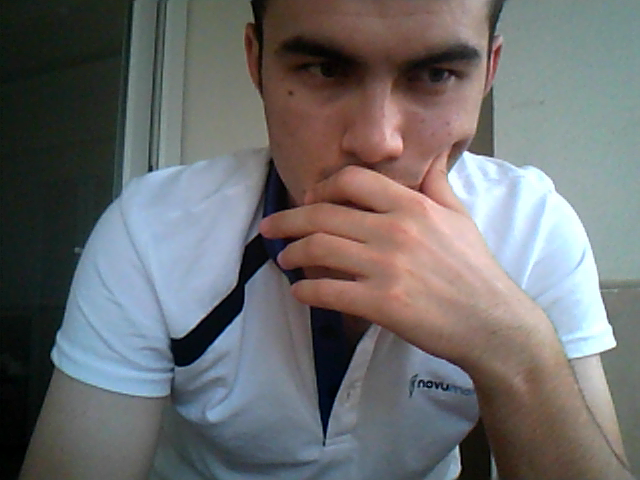
#> input picture Kamera_Uzerinden_Nesne_Tespiti-Yazi_Okuma/shot_0_000.bmp, 640 x 480 px, given in place of the camera
$ python shapeDetectionClass.py
#> lines starting #> are read from the running program, lines starting #| are printed output that depends on the picture; after the words box and inside, x2 and y2 are one past the last pixel; in counts of white or black regions, pixels touching at a corner belong together
#> further down, img is the input picture: shape (480, 640, 3); mean B, G, R 110, 109.3, 109.4
import cv2
import numpy as np

class ShapeDetection:

    def __init__(self):
        self.b=255
        self.g=0
        self.r=0

    def imgRead(self,img,imgContour,b=None,g=None,r=None):

        "resim üzerine çizdireceğimiz kare daire vb. şekillerin çizgi renklerini ayarlayabiliriz."
        if b!=None or g!=None or r!=None:
            pass
        self.img=img
        self.imgContour=imgContour

        imgGray=self.imgGrayF(img)
        imgBlur=self.imgGaussianBlurF(imgGray)
        imgCanny=self.imgCanny(imgBlur)

        self.getContours(imgCanny)

    def imgGrayF(self,img):
        """
        Resmimizi Gri tonuna getirmemizi sağlar
        """
        self.imgGray= cv2.cvtColor(img,cv2.COLOR_BGR2GRAY)
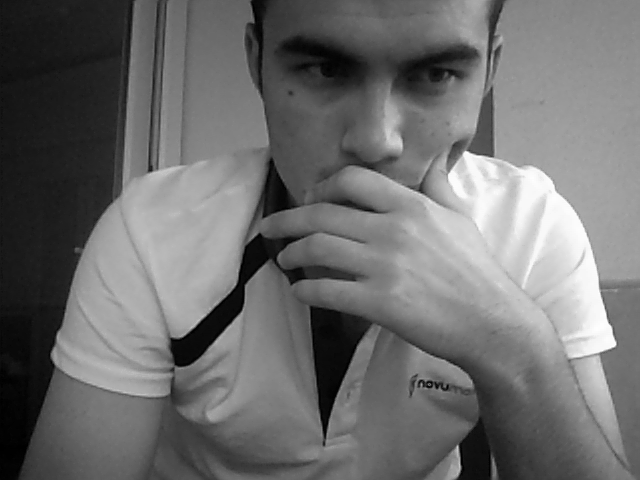
#> self.imgGray: shape (480, 640); min 0, max 255, mean 109.4
        return self.imgGray

    def imgGaussianBlurF(self,imgGray):
        """
        Gelen resmi Blur haline getirerek görünmez bir hale sokabilir
        GaussianBlur fonksiyonunu google dan araştırarak resimlere bakınız.
        """
        imgBlur=cv2.GaussianBlur(imgGray,(7,7),1)
        return imgBlur

    def imgMedianBlurF(self,imgGray):
        """
        Gelen Blur resmini daha görülebilir hale getirerek resimde seçme yapmamızı
        sağlar
        """
        imgBlur=cv2.medianBlur(imgGray,15)
        return imgBlur

    def imgCanny(self,imgBlur):
        """
        Resmimiz de kenar veyahut keskin hatlarını bularak göstermemize yarar bir resim
        elde etmemizi sağlar...
        """
        imgCanny=cv2.Canny(imgBlur,50,50)
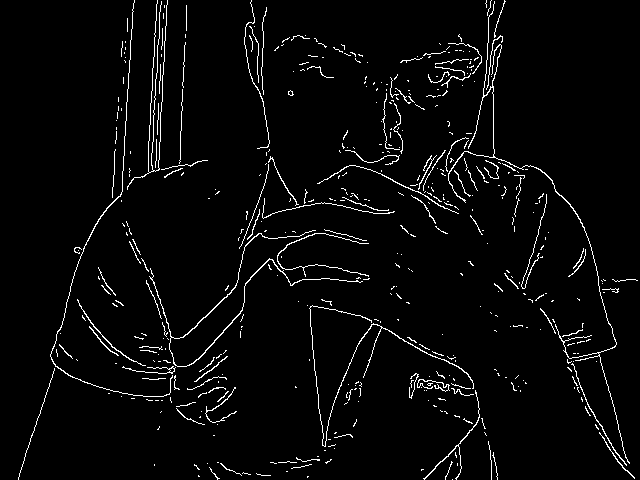
#> imgCanny: shape (480, 640); 3.4% white in thin lines or dots
        return imgCanny

    def getContours(self,imgCanny):
        """
        getContours fonksiyonu bizden Canny alarak kenarları tespit edilen resim üzerinden
        findContours fonksiyonu cisimin kenarlarını bularak bize geri dönzerir
        """
        cv2.circle(self.imgContour, (int(self.imgContour.shape[1] / 2), int(self.imgContour.shape[0] / 2)), 1, (255, 0, 0), 5)
#> self.imgContour: shape (480, 640, 3); 0.02% of pixels changed, all inside (x1, y1, x2, y2) = (316, 236, 325, 245)
        cv2.line(self.imgContour, (int(self.imgContour.shape[1] / 2)-50, int(self.imgContour.shape[0] / 2)), (int(self.imgContour.shape[1] / 2)+50, int(self.imgContour.shape[0] / 2)), (0, 255, 0), 1)
#> self.imgContour: shape (480, 640, 3); mean B, G, R 109.9, 109.4, 109.3
        cv2.line(self.imgContour, (int(self.imgContour.shape[1] / 2), int(self.imgContour.shape[0] / 2)-25), (int(self.imgContour.shape[1] / 2), int(self.imgContour.shape[0] / 2)+25), (0, 255, 0), 1)
#> self.imgContour: shape (480, 640, 3); mean B, G, R 109.9, 109.4, 109.3

        contours, hierarchy = cv2.findContours(imgCanny, cv2.RETR_EXTERNAL, cv2.CHAIN_APPROX_NONE)
#> contours = 469 contours, 452 with area under 20; largest, box (x1, y1, x2, y2) and area: (149, 230, 363, 367) 181, (448, 1, 630, 464) 134, (309, 305, 474, 447) 82, (50, 0, 173, 397) 63, (423, 390, 480, 480) 56
        for cnt in contours:

            "contours bize list olarak döndükten sonra contourArea sayesinde pixellerinin yerlerini alıyoruz"
            area = cv2.contourArea(cnt)
            M = cv2.moments(cnt)

            if area > 500:  # 500 pixellerin altındakiler dikkate alınmaz
                "contourArea sayesinde oluşan pixelleri drawContours sayesinde cismin etrafını ciziyoruz" \
                "imgContour imgRead fonksiyonu içerisinde img karesi üzerinden kopyalanıyor" \
                "-1, tüm konturları çizmemiz gerektiğini gösterir"
                cv2.drawContours(self.imgContour, cnt, -1, (255, 0, 0), 3)

                "konturumuzun kapalı olduğunu teyit ediyoruz"
                perimeter = cv2.arcLength(cnt, True)

                "Bu yöntem, yaklaşık kontür sayısını bulmak için kullanılır." \
                "approx nesnelerimizin kenar sayısını vermektedir."
                approx = cv2.approxPolyDP(cnt, 0.02 * perimeter, True)
                "cisimlerimizin kenar sayını objCorner içerisine atadık"
                objCorner = len(approx)
                print("objCorner")
                "Burada nesnenin etrafına çizeceğimiz sınırlayıcı kutumuzun değerlerini elde ederiz."
                x, y, w, h = cv2.boundingRect(approx)
                if objCorner == 3:
                    objectType = 'Triangle'
                elif objCorner == 4:
                    aspectRatio = float(w) / float(h)
                    if aspectRatio > 0.95 and aspectRatio < 1.05:
                        objectType = 'Square'
                    else:
                        objectType = "Rectangle"
                elif objCorner > 4:
                    objectType = 'Circle'

                    blured = self.imgMedianBlurF(self.imgGray)
                    circles = cv2.HoughCircles(blured, cv2.HOUGH_GRADIENT, 1, 40, param1=50, param2=30, minRadius=1,
                                           maxRadius=50)

                    if circles is not None:

                        # dairelerin indexlerine göre sayı adetini alırız
                        circles = np.round(circles[0, :]).astype("int")

                        for (x, y, r) in circles:
                            cv2.circle(self.imgContour, (x, y), r, (0, 0, 255), 4)
                            cv2.line(self.imgContour, (x, y), (int(self.imgContour.shape[1] / 2), int(self.imgContour.shape[0] / 2)), (0, 255, 0), 1)

                            cX = int(M["m10"] / M["m00"])
                            cY = int(M["m01"] / M["m00"])
                            cv2.circle(self.imgContour, (cX, cY), 5, (255, 255, 255), -1)

                else:
                    objectType = "None"

                cv2.rectangle(self.imgContour, (x, y), (x + w, y + h), (0, 255, 0),
                              2)  # Draw a rectange around the shapes
                cv2.putText(self.imgContour, objectType, (x + (w // 2) - 10, y + (h // 2) - 10),
                            cv2.FONT_HERSHEY_COMPLEX,
                            0.5, (0, 0, 0), 2)
#> this loop made 469 passes
#> area on pass 31: 29

    def __exit__(self, exc_type, exc_val, exc_tb):
        print("çıktı")

if __name__ == '__main__':
    cam = cv2.VideoCapture(0)
    shape = ShapeDetection()
    while True:
        ret,img=cam.read()
        _,imgContour=cam.read()

        shape.imgRead(img=img,imgContour=imgContour)
        cv2.imshow("Resim", imgContour)
        if cv2.waitKey(1) & 0xFF == ord('q'):
#> (key q is pressed here)
            cam.release()
            cv2.destroyAllWindows()
            break
